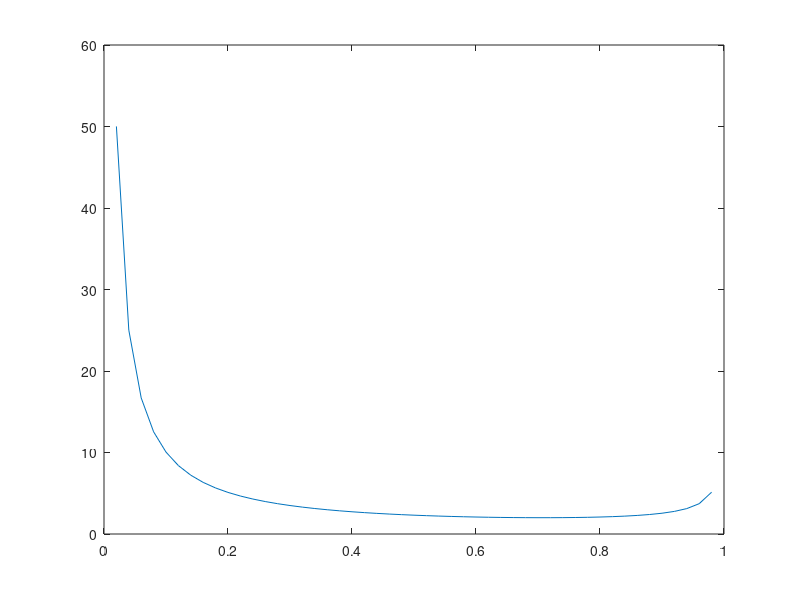
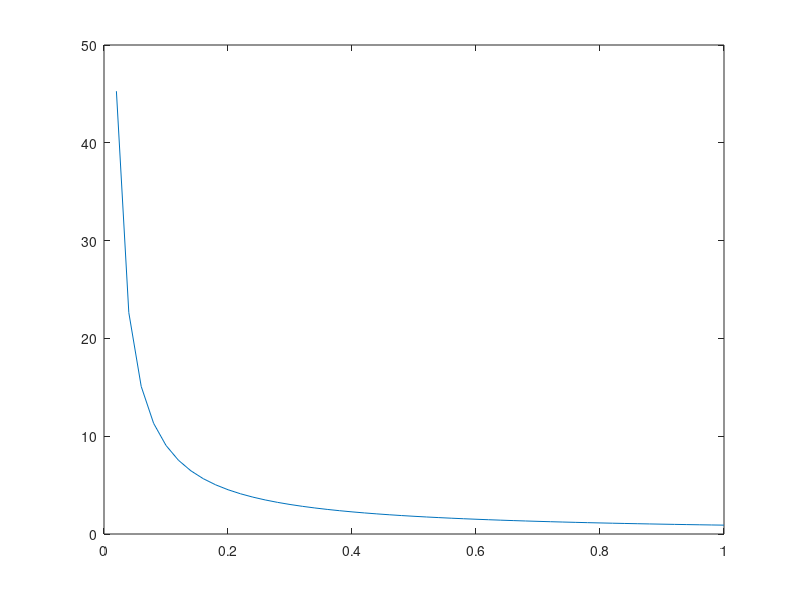

Write MATLAB code to recreate these figures, in order.

figure(1);
x_arr = 0:0.02:1;
y_arr = [];
i=0;
for x=0:0.02:1
    i=i+1;
    y_arr(i) = 2/(2*x_arr(i)*sqrt(1-x_arr(i)^2));
end
plot(x_arr,y_arr);

figure(2);
x_arr = 0:0.02:1;
y_arr = [];
i=0;
for x=0:0.02:1
    i=i+1;
    y_arr(i) = (1/x_arr(i))*sqrt(1-2*0.3^2);
end
plot(x_arr,y_arr);